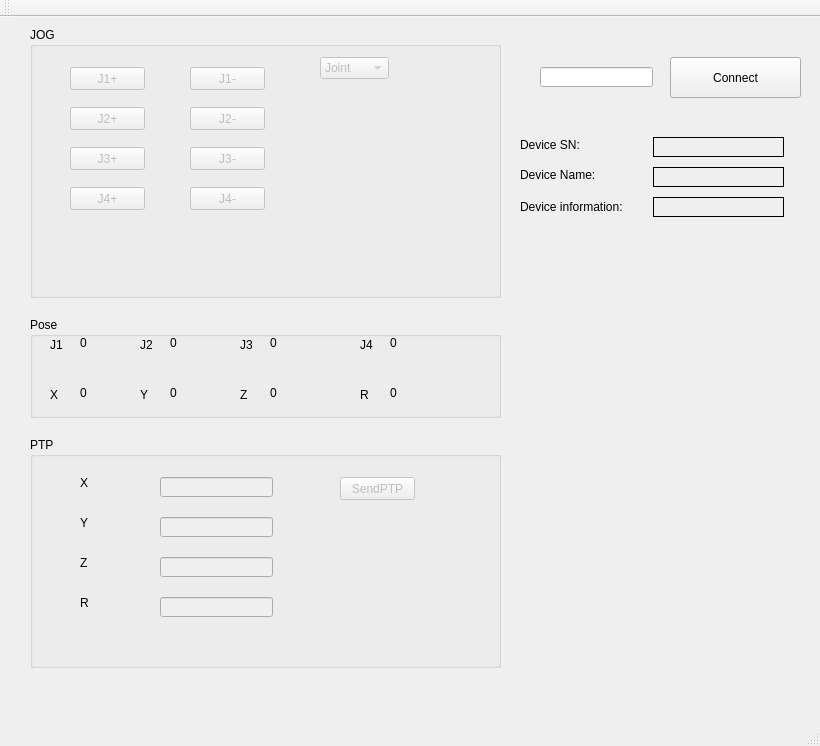
<?xml version="1.0" encoding="UTF-8"?>
<ui version="4.0">
 <class>MainWindow</class>
 <widget class="QMainWindow" name="MainWindow">
  <property name="geometry">
   <rect>
    <x>0</x>
    <y>0</y>
    <width>820</width>
    <height>746</height>
   </rect>
  </property>
  <property name="windowTitle">
   <string>MainWindow</string>
  </property>
  <widget class="QWidget" name="centralWidget">
   <widget class="QGroupBox" name="groupBox">
    <property name="geometry">
     <rect>
      <x>30</x>
      <y>10</y>
      <width>471</width>
      <height>271</height>
     </rect>
    </property>
    <property name="title">
     <string>JOG</string>
    </property>
    <widget class="QPushButton" name="baseAngleAddBtn">
     <property name="enabled">
      <bool>false</bool>
     </property>
     <property name="geometry">
      <rect>
       <x>40</x>
       <y>40</y>
       <width>75</width>
       <height>23</height>
      </rect>
     </property>
     <property name="text">
      <string>J1+</string>
     </property>
    </widget>
    <widget class="QPushButton" name="baseAngleSubBtn">
     <property name="enabled">
      <bool>false</bool>
     </property>
     <property name="geometry">
      <rect>
       <x>160</x>
       <y>40</y>
       <width>75</width>
       <height>23</height>
      </rect>
     </property>
     <property name="text">
      <string>J1-</string>
     </property>
    </widget>
    <widget class="QPushButton" name="longArmAddBtn">
     <property name="enabled">
      <bool>false</bool>
     </property>
     <property name="geometry">
      <rect>
       <x>40</x>
       <y>80</y>
       <width>75</width>
       <height>23</height>
      </rect>
     </property>
     <property name="text">
      <string>J2+</string>
     </property>
    </widget>
    <widget class="QPushButton" name="longArmSubBtn">
     <property name="enabled">
      <bool>false</bool>
     </property>
     <property name="geometry">
      <rect>
       <x>160</x>
       <y>80</y>
       <width>75</width>
       <height>23</height>
      </rect>
     </property>
     <property name="text">
      <string>J2-</string>
     </property>
    </widget>
    <widget class="QPushButton" name="shortArmAddBtn">
     <property name="enabled">
      <bool>false</bool>
     </property>
     <property name="geometry">
      <rect>
       <x>40</x>
       <y>120</y>
       <width>75</width>
       <height>23</height>
      </rect>
     </property>
     <property name="text">
      <string>J3+</string>
     </property>
    </widget>
    <widget class="QPushButton" name="shortArmSubBtn">
     <property name="enabled">
      <bool>false</bool>
     </property>
     <property name="geometry">
      <rect>
       <x>160</x>
       <y>120</y>
       <width>75</width>
       <height>23</height>
      </rect>
     </property>
     <property name="text">
      <string>J3-</string>
     </property>
    </widget>
    <widget class="QPushButton" name="rHeadAddBtn">
     <property name="enabled">
      <bool>false</bool>
     </property>
     <property name="geometry">
      <rect>
       <x>40</x>
       <y>160</y>
       <width>75</width>
       <height>23</height>
      </rect>
     </property>
     <property name="text">
      <string>J4+</string>
     </property>
    </widget>
    <widget class="QPushButton" name="rHeadSubBtn">
     <property name="enabled">
      <bool>false</bool>
     </property>
     <property name="geometry">
      <rect>
       <x>160</x>
       <y>160</y>
       <width>75</width>
       <height>23</height>
      </rect>
     </property>
     <property name="text">
      <string>J4-</string>
     </property>
    </widget>
    <widget class="QComboBox" name="teachMode">
     <property name="enabled">
      <bool>false</bool>
     </property>
     <property name="geometry">
      <rect>
       <x>290</x>
       <y>30</y>
       <width>69</width>
       <height>22</height>
      </rect>
     </property>
     <item>
      <property name="text">
       <string>Joint</string>
      </property>
     </item>
     <item>
      <property name="text">
       <string>Axis</string>
      </property>
     </item>
    </widget>
   </widget>
   <widget class="QGroupBox" name="groupBox_2">
    <property name="geometry">
     <rect>
      <x>30</x>
      <y>300</y>
      <width>471</width>
      <height>101</height>
     </rect>
    </property>
    <property name="title">
     <string>Pose</string>
    </property>
    <widget class="QLabel" name="label">
     <property name="geometry">
      <rect>
       <x>20</x>
       <y>20</y>
       <width>21</width>
       <height>16</height>
      </rect>
     </property>
     <property name="text">
      <string>J1</string>
     </property>
    </widget>
    <widget class="QLabel" name="label_2">
     <property name="geometry">
      <rect>
       <x>20</x>
       <y>70</y>
       <width>16</width>
       <height>16</height>
      </rect>
     </property>
     <property name="text">
      <string>X</string>
     </property>
    </widget>
    <widget class="QLabel" name="label_3">
     <property name="geometry">
      <rect>
       <x>110</x>
       <y>20</y>
       <width>16</width>
       <height>16</height>
      </rect>
     </property>
     <property name="text">
      <string>J2</string>
     </property>
    </widget>
    <widget class="QLabel" name="label_4">
     <property name="geometry">
      <rect>
       <x>210</x>
       <y>20</y>
       <width>16</width>
       <height>16</height>
      </rect>
     </property>
     <property name="text">
      <string>J3</string>
     </property>
    </widget>
    <widget class="QLabel" name="label_5">
     <property name="geometry">
      <rect>
       <x>330</x>
       <y>20</y>
       <width>16</width>
       <height>16</height>
      </rect>
     </property>
     <property name="text">
      <string>J4</string>
     </property>
    </widget>
    <widget class="QLabel" name="label_6">
     <property name="geometry">
      <rect>
       <x>110</x>
       <y>70</y>
       <width>16</width>
       <height>16</height>
      </rect>
     </property>
     <property name="text">
      <string>Y</string>
     </property>
    </widget>
    <widget class="QLabel" name="label_7">
     <property name="geometry">
      <rect>
       <x>210</x>
       <y>70</y>
       <width>16</width>
       <height>16</height>
      </rect>
     </property>
     <property name="text">
      <string>Z</string>
     </property>
    </widget>
    <widget class="QLabel" name="label_8">
     <property name="geometry">
      <rect>
       <x>330</x>
       <y>70</y>
       <width>16</width>
       <height>16</height>
      </rect>
     </property>
     <property name="text">
      <string>R</string>
     </property>
    </widget>
    <widget class="QLabel" name="joint1Label">
     <property name="enabled">
      <bool>true</bool>
     </property>
     <property name="geometry">
      <rect>
       <x>50</x>
       <y>20</y>
       <width>54</width>
       <height>12</height>
      </rect>
     </property>
     <property name="text">
      <string>0</string>
     </property>
    </widget>
    <widget class="QLabel" name="xLabel">
     <property name="enabled">
      <bool>true</bool>
     </property>
     <property name="geometry">
      <rect>
       <x>50</x>
       <y>70</y>
       <width>54</width>
       <height>12</height>
      </rect>
     </property>
     <property name="text">
      <string>0</string>
     </property>
    </widget>
    <widget class="QLabel" name="joint2Label">
     <property name="geometry">
      <rect>
       <x>140</x>
       <y>20</y>
       <width>54</width>
       <height>12</height>
      </rect>
     </property>
     <property name="text">
      <string>0</string>
     </property>
    </widget>
    <widget class="QLabel" name="yLabel">
     <property name="geometry">
      <rect>
       <x>140</x>
       <y>70</y>
       <width>54</width>
       <height>12</height>
      </rect>
     </property>
     <property name="text">
      <string>0</string>
     </property>
    </widget>
    <widget class="QLabel" name="joint3Label">
     <property name="geometry">
      <rect>
       <x>240</x>
       <y>20</y>
       <width>54</width>
       <height>12</height>
      </rect>
     </property>
     <property name="text">
      <string>0</string>
     </property>
    </widget>
    <widget class="QLabel" name="zLabel">
     <property name="geometry">
      <rect>
       <x>240</x>
       <y>70</y>
       <width>54</width>
       <height>12</height>
      </rect>
     </property>
     <property name="text">
      <string>0</string>
     </property>
    </widget>
    <widget class="QLabel" name="rLabel">
     <property name="geometry">
      <rect>
       <x>360</x>
       <y>70</y>
       <width>54</width>
       <height>12</height>
      </rect>
     </property>
     <property name="text">
      <string>0</string>
     </property>
    </widget>
    <widget class="QLabel" name="joint4Label">
     <property name="geometry">
      <rect>
       <x>360</x>
       <y>20</y>
       <width>54</width>
       <height>12</height>
      </rect>
     </property>
     <property name="text">
      <string>0</string>
     </property>
    </widget>
   </widget>
   <widget class="QGroupBox" name="groupBox_3">
    <property name="geometry">
     <rect>
      <x>30</x>
      <y>420</y>
      <width>471</width>
      <height>231</height>
     </rect>
    </property>
    <property name="title">
     <string>PTP</string>
    </property>
    <widget class="QLineEdit" name="xPTPEdit">
     <property name="enabled">
      <bool>false</bool>
     </property>
     <property name="geometry">
      <rect>
       <x>130</x>
       <y>40</y>
       <width>113</width>
       <height>20</height>
      </rect>
     </property>
    </widget>
    <widget class="QLineEdit" name="yPTPEdit">
     <property name="enabled">
      <bool>false</bool>
     </property>
     <property name="geometry">
      <rect>
       <x>130</x>
       <y>80</y>
       <width>113</width>
       <height>20</height>
      </rect>
     </property>
    </widget>
    <widget class="QLineEdit" name="zPTPEdit">
     <property name="enabled">
      <bool>false</bool>
     </property>
     <property name="geometry">
      <rect>
       <x>130</x>
       <y>120</y>
       <width>113</width>
       <height>20</height>
      </rect>
     </property>
    </widget>
    <widget class="QLineEdit" name="rPTPEdit">
     <property name="enabled">
      <bool>false</bool>
     </property>
     <property name="geometry">
      <rect>
       <x>130</x>
       <y>160</y>
       <width>113</width>
       <height>20</height>
      </rect>
     </property>
    </widget>
    <widget class="QLabel" name="label_17">
     <property name="geometry">
      <rect>
       <x>50</x>
       <y>40</y>
       <width>54</width>
       <height>12</height>
      </rect>
     </property>
     <property name="text">
      <string>X</string>
     </property>
    </widget>
    <widget class="QLabel" name="label_18">
     <property name="geometry">
      <rect>
       <x>50</x>
       <y>80</y>
       <width>54</width>
       <height>12</height>
      </rect>
     </property>
     <property name="text">
      <string>Y</string>
     </property>
    </widget>
    <widget class="QLabel" name="label_19">
     <property name="geometry">
      <rect>
       <x>50</x>
       <y>120</y>
       <width>54</width>
       <height>12</height>
      </rect>
     </property>
     <property name="text">
      <string>Z</string>
     </property>
    </widget>
    <widget class="QLabel" name="label_20">
     <property name="geometry">
      <rect>
       <x>50</x>
       <y>160</y>
       <width>54</width>
       <height>12</height>
      </rect>
     </property>
     <property name="text">
      <string>R</string>
     </property>
    </widget>
    <widget class="QPushButton" name="sendBtn">
     <property name="enabled">
      <bool>false</bool>
     </property>
     <property name="geometry">
      <rect>
       <x>310</x>
       <y>40</y>
       <width>75</width>
       <height>23</height>
      </rect>
     </property>
     <property name="text">
      <string>SendPTP</string>
     </property>
    </widget>
   </widget>
   <widget class="QPushButton" name="connectBtn">
    <property name="geometry">
     <rect>
      <x>670</x>
      <y>40</y>
      <width>131</width>
      <height>41</height>
     </rect>
    </property>
    <property name="text">
     <string>Connect</string>
    </property>
   </widget>
   <widget class="QLabel" name="label_9">
    <property name="geometry">
     <rect>
      <x>520</x>
      <y>120</y>
      <width>71</width>
      <height>16</height>
     </rect>
    </property>
    <property name="text">
     <string>Device SN:</string>
    </property>
   </widget>
   <widget class="QLabel" name="label_10">
    <property name="geometry">
     <rect>
      <x>520</x>
      <y>150</y>
      <width>81</width>
      <height>16</height>
     </rect>
    </property>
    <property name="text">
     <string>Device Name:</string>
    </property>
   </widget>
   <widget class="QLabel" name="label_11">
    <property name="geometry">
     <rect>
      <x>520</x>
      <y>180</y>
      <width>121</width>
      <height>20</height>
     </rect>
    </property>
    <property name="text">
     <string>Device information:</string>
    </property>
   </widget>
   <widget class="QLabel" name="deviceSNLabel">
    <property name="geometry">
     <rect>
      <x>653</x>
      <y>120</y>
      <width>131</width>
      <height>20</height>
     </rect>
    </property>
    <property name="frameShape">
     <enum>QFrame::Panel</enum>
    </property>
    <property name="text">
     <string/>
    </property>
   </widget>
   <widget class="QLabel" name="DeviceNameLabel">
    <property name="geometry">
     <rect>
      <x>653</x>
      <y>150</y>
      <width>131</width>
      <height>20</height>
     </rect>
    </property>
    <property name="frameShape">
     <enum>QFrame::Panel</enum>
    </property>
    <property name="text">
     <string/>
    </property>
    <property name="textFormat">
     <enum>Qt::AutoText</enum>
    </property>
   </widget>
   <widget class="QLabel" name="DeviceInfoLabel">
    <property name="geometry">
     <rect>
      <x>653</x>
      <y>180</y>
      <width>131</width>
      <height>20</height>
     </rect>
    </property>
    <property name="frameShape">
     <enum>QFrame::Panel</enum>
    </property>
    <property name="frameShadow">
     <enum>QFrame::Plain</enum>
    </property>
    <property name="text">
     <string/>
    </property>
   </widget>
   <widget class="QLineEdit" name="lineEdit">
    <property name="geometry">
     <rect>
      <x>540</x>
      <y>50</y>
      <width>113</width>
      <height>20</height>
     </rect>
    </property>
   </widget>
  </widget>
  <widget class="QMenuBar" name="menuBar">
   <property name="geometry">
    <rect>
     <x>0</x>
     <y>0</y>
     <width>820</width>
     <height>23</height>
    </rect>
   </property>
  </widget>
  <widget class="QToolBar" name="mainToolBar">
   <attribute name="toolBarArea">
    <enum>TopToolBarArea</enum>
   </attribute>
   <attribute name="toolBarBreak">
    <bool>false</bool>
   </attribute>
  </widget>
  <widget class="QStatusBar" name="statusBar"/>
 </widget>
 <layoutdefault spacing="6" margin="11"/>
 <resources/>
 <connections/>
</ui>
